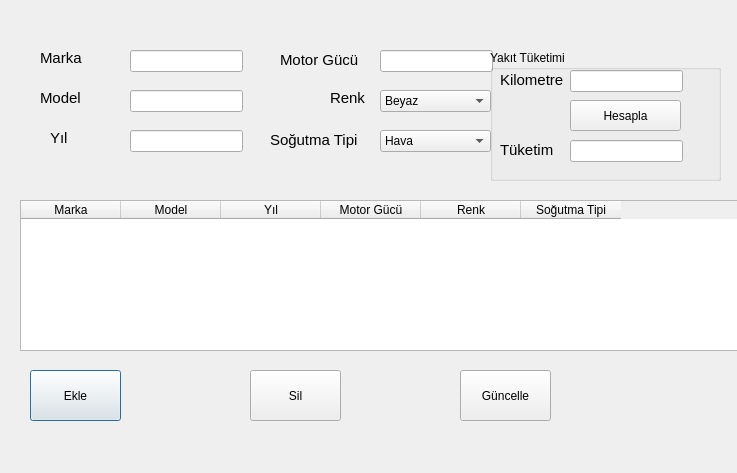
<?xml version="1.0" encoding="UTF-8"?>
<ui version="4.0">
 <class>SaveMotor</class>
 <widget class="QDialog" name="SaveMotor">
  <property name="geometry">
   <rect>
    <x>0</x>
    <y>0</y>
    <width>737</width>
    <height>473</height>
   </rect>
  </property>
  <property name="windowTitle">
   <string>Motor Kayıt</string>
  </property>
  <widget class="QLineEdit" name="lineYear">
   <property name="geometry">
    <rect>
     <x>130</x>
     <y>130</y>
     <width>113</width>
     <height>22</height>
    </rect>
   </property>
   <property name="inputMethodHints">
    <set>Qt::ImhNone</set>
   </property>
  </widget>
  <widget class="QLabel" name="label_7">
   <property name="geometry">
    <rect>
     <x>330</x>
     <y>90</y>
     <width>41</width>
     <height>16</height>
    </rect>
   </property>
   <property name="font">
    <font>
     <pointsize>11</pointsize>
    </font>
   </property>
   <property name="text">
    <string>Renk</string>
   </property>
  </widget>
  <widget class="QLabel" name="label_3">
   <property name="geometry">
    <rect>
     <x>50</x>
     <y>130</y>
     <width>49</width>
     <height>16</height>
    </rect>
   </property>
   <property name="font">
    <font>
     <pointsize>11</pointsize>
    </font>
   </property>
   <property name="text">
    <string>Yıl</string>
   </property>
  </widget>
  <widget class="QComboBox" name="comColor">
   <property name="geometry">
    <rect>
     <x>380</x>
     <y>90</y>
     <width>111</width>
     <height>22</height>
    </rect>
   </property>
   <item>
    <property name="text">
     <string>Beyaz</string>
    </property>
   </item>
   <item>
    <property name="text">
     <string>Siyah</string>
    </property>
   </item>
   <item>
    <property name="text">
     <string>Kırmızı</string>
    </property>
   </item>
   <item>
    <property name="text">
     <string>Mavi</string>
    </property>
   </item>
   <item>
    <property name="text">
     <string>Gri</string>
    </property>
   </item>
  </widget>
  <widget class="QLineEdit" name="lineHp">
   <property name="geometry">
    <rect>
     <x>380</x>
     <y>50</y>
     <width>113</width>
     <height>22</height>
    </rect>
   </property>
  </widget>
  <widget class="QLineEdit" name="lineModel">
   <property name="geometry">
    <rect>
     <x>130</x>
     <y>90</y>
     <width>113</width>
     <height>22</height>
    </rect>
   </property>
  </widget>
  <widget class="QLabel" name="label">
   <property name="geometry">
    <rect>
     <x>40</x>
     <y>50</y>
     <width>71</width>
     <height>16</height>
    </rect>
   </property>
   <property name="font">
    <font>
     <pointsize>11</pointsize>
    </font>
   </property>
   <property name="text">
    <string>Marka</string>
   </property>
  </widget>
  <widget class="QLabel" name="label_6">
   <property name="geometry">
    <rect>
     <x>280</x>
     <y>50</y>
     <width>81</width>
     <height>20</height>
    </rect>
   </property>
   <property name="font">
    <font>
     <pointsize>11</pointsize>
    </font>
   </property>
   <property name="text">
    <string>Motor Gücü</string>
   </property>
  </widget>
  <widget class="QLabel" name="label_2">
   <property name="geometry">
    <rect>
     <x>40</x>
     <y>90</y>
     <width>61</width>
     <height>16</height>
    </rect>
   </property>
   <property name="font">
    <font>
     <pointsize>11</pointsize>
    </font>
   </property>
   <property name="text">
    <string>Model</string>
   </property>
  </widget>
  <widget class="QLineEdit" name="lineBrand">
   <property name="geometry">
    <rect>
     <x>130</x>
     <y>50</y>
     <width>113</width>
     <height>22</height>
    </rect>
   </property>
  </widget>
  <widget class="QTableWidget" name="tableWidget">
   <property name="enabled">
    <bool>true</bool>
   </property>
   <property name="geometry">
    <rect>
     <x>20</x>
     <y>200</y>
     <width>821</width>
     <height>151</height>
    </rect>
   </property>
   <property name="editTriggers">
    <set>QAbstractItemView::NoEditTriggers</set>
   </property>
   <property name="selectionMode">
    <enum>QAbstractItemView::SingleSelection</enum>
   </property>
   <property name="selectionBehavior">
    <enum>QAbstractItemView::SelectRows</enum>
   </property>
   <column>
    <property name="text">
     <string>Marka</string>
    </property>
   </column>
   <column>
    <property name="text">
     <string>Model</string>
    </property>
   </column>
   <column>
    <property name="text">
     <string>Yıl</string>
    </property>
   </column>
   <column>
    <property name="text">
     <string>Motor Gücü</string>
    </property>
   </column>
   <column>
    <property name="text">
     <string>Renk</string>
    </property>
   </column>
   <column>
    <property name="text">
     <string>Soğutma Tipi</string>
    </property>
   </column>
  </widget>
  <widget class="QLabel" name="label_8">
   <property name="geometry">
    <rect>
     <x>270</x>
     <y>130</y>
     <width>101</width>
     <height>20</height>
    </rect>
   </property>
   <property name="font">
    <font>
     <pointsize>11</pointsize>
    </font>
   </property>
   <property name="text">
    <string>Soğutma Tipi</string>
   </property>
  </widget>
  <widget class="QComboBox" name="comCooler">
   <property name="geometry">
    <rect>
     <x>380</x>
     <y>130</y>
     <width>111</width>
     <height>22</height>
    </rect>
   </property>
   <item>
    <property name="text">
     <string>Hava</string>
    </property>
   </item>
   <item>
    <property name="text">
     <string>Su</string>
    </property>
   </item>
   <item>
    <property name="text">
     <string>Yağ</string>
    </property>
   </item>
  </widget>
  <widget class="QPushButton" name="btnAdd">
   <property name="geometry">
    <rect>
     <x>30</x>
     <y>370</y>
     <width>91</width>
     <height>51</height>
    </rect>
   </property>
   <property name="text">
    <string>Ekle</string>
   </property>
  </widget>
  <widget class="QPushButton" name="btnDelete">
   <property name="geometry">
    <rect>
     <x>250</x>
     <y>370</y>
     <width>91</width>
     <height>51</height>
    </rect>
   </property>
   <property name="text">
    <string>Sil</string>
   </property>
  </widget>
  <widget class="QPushButton" name="btnUpdate">
   <property name="geometry">
    <rect>
     <x>460</x>
     <y>370</y>
     <width>91</width>
     <height>51</height>
    </rect>
   </property>
   <property name="text">
    <string>Güncelle</string>
   </property>
  </widget>
  <widget class="QGroupBox" name="groupBox">
   <property name="geometry">
    <rect>
     <x>490</x>
     <y>50</y>
     <width>231</width>
     <height>131</height>
    </rect>
   </property>
   <property name="title">
    <string>Yakıt Tüketimi</string>
   </property>
   <widget class="QPushButton" name="btnUpdate_2">
    <property name="geometry">
     <rect>
      <x>80</x>
      <y>50</y>
      <width>111</width>
      <height>31</height>
     </rect>
    </property>
    <property name="text">
     <string>Hesapla</string>
    </property>
   </widget>
   <widget class="QLineEdit" name="lineKm">
    <property name="geometry">
     <rect>
      <x>80</x>
      <y>20</y>
      <width>113</width>
      <height>22</height>
     </rect>
    </property>
   </widget>
   <widget class="QLineEdit" name="lineResult">
    <property name="geometry">
     <rect>
      <x>80</x>
      <y>90</y>
      <width>113</width>
      <height>22</height>
     </rect>
    </property>
   </widget>
   <widget class="QLabel" name="label_9">
    <property name="geometry">
     <rect>
      <x>10</x>
      <y>20</y>
      <width>71</width>
      <height>20</height>
     </rect>
    </property>
    <property name="font">
     <font>
      <pointsize>11</pointsize>
     </font>
    </property>
    <property name="text">
     <string>Kilometre</string>
    </property>
   </widget>
   <widget class="QLabel" name="label_10">
    <property name="geometry">
     <rect>
      <x>10</x>
      <y>90</y>
      <width>71</width>
      <height>20</height>
     </rect>
    </property>
    <property name="font">
     <font>
      <pointsize>11</pointsize>
     </font>
    </property>
    <property name="text">
     <string>Tüketim</string>
    </property>
   </widget>
  </widget>
 </widget>
 <resources/>
 <connections/>
</ui>
